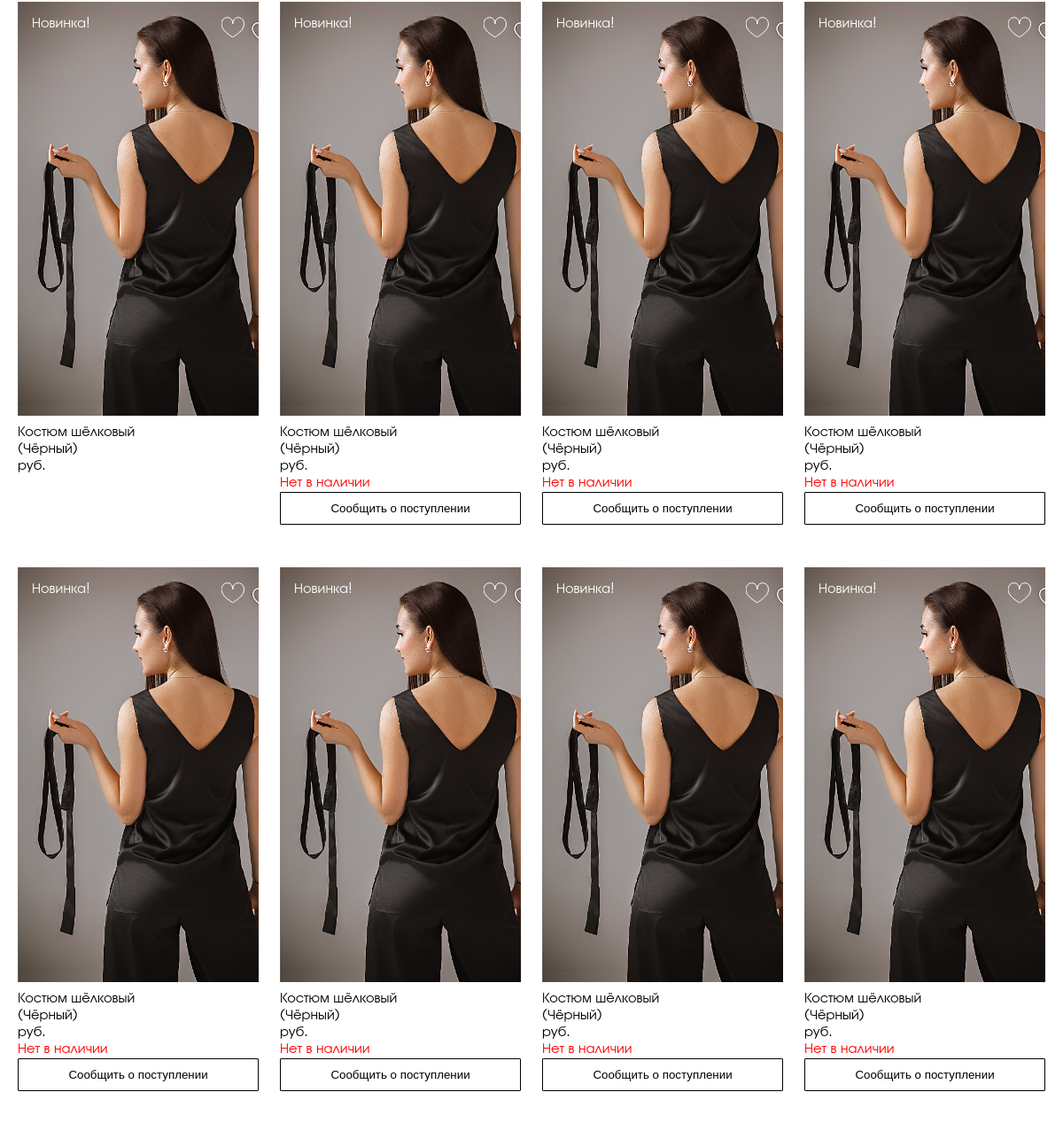
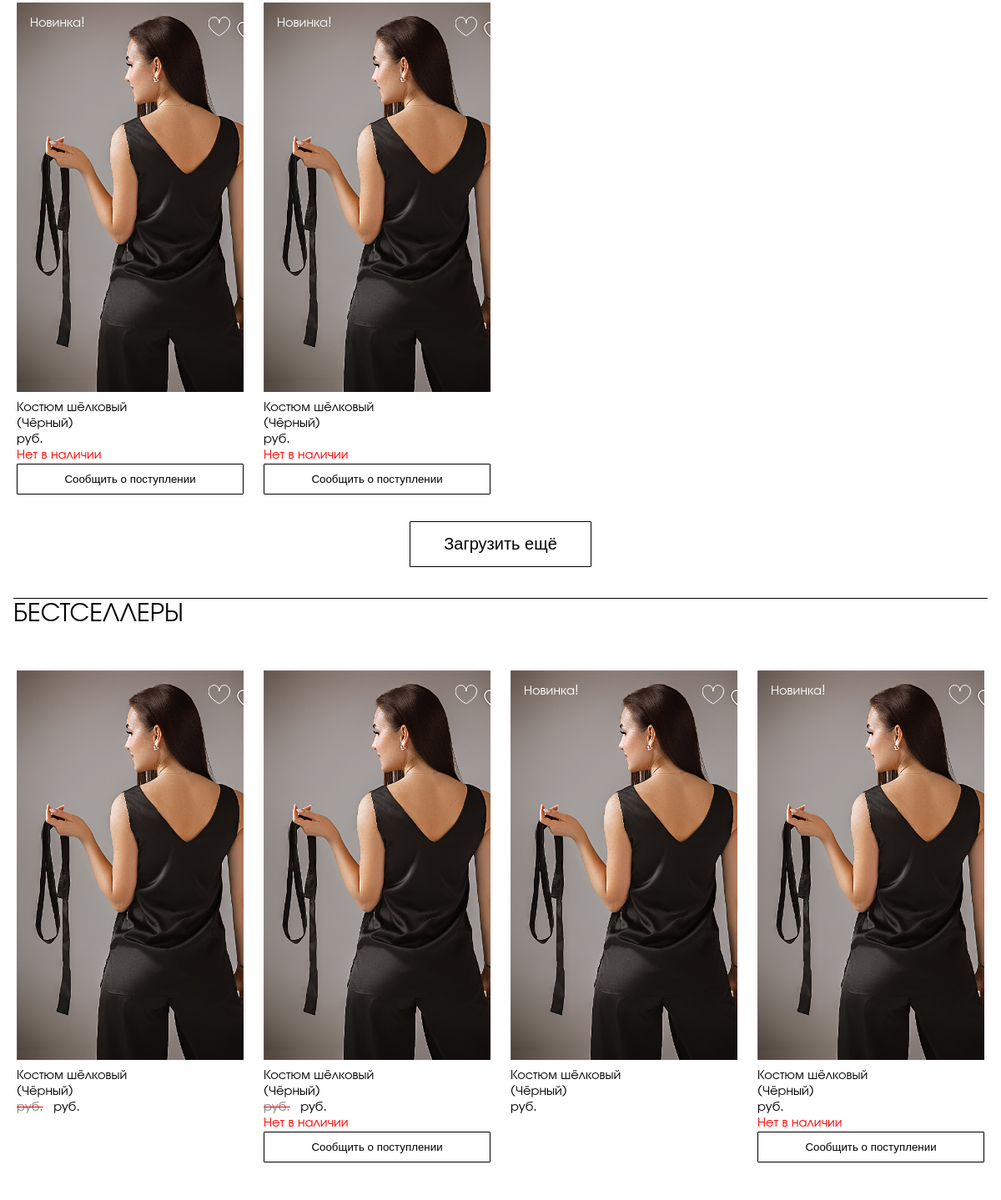
/lms/ (middle part), run on an earlier commit of the app's database (2 pictures, top to bottom).
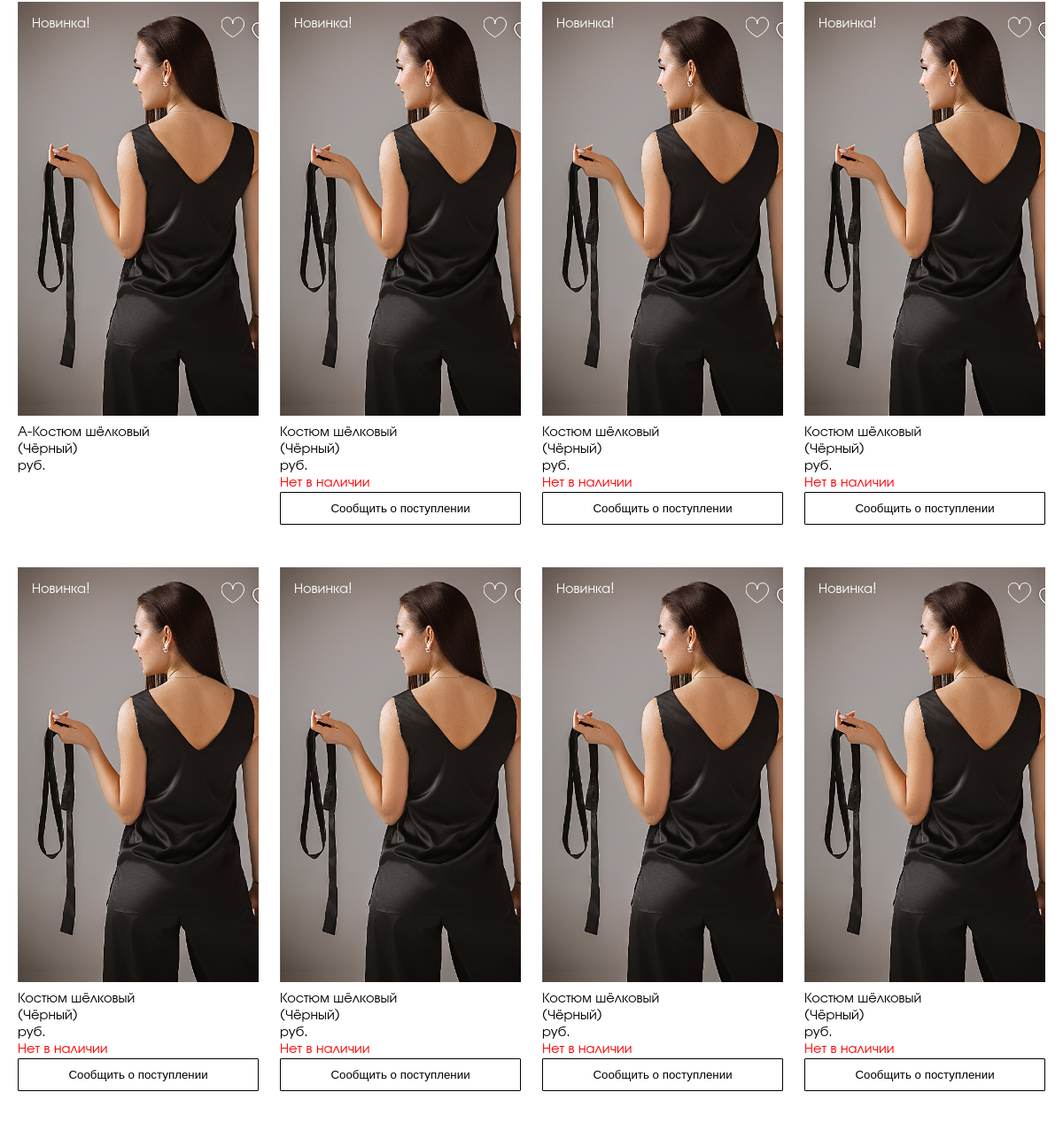
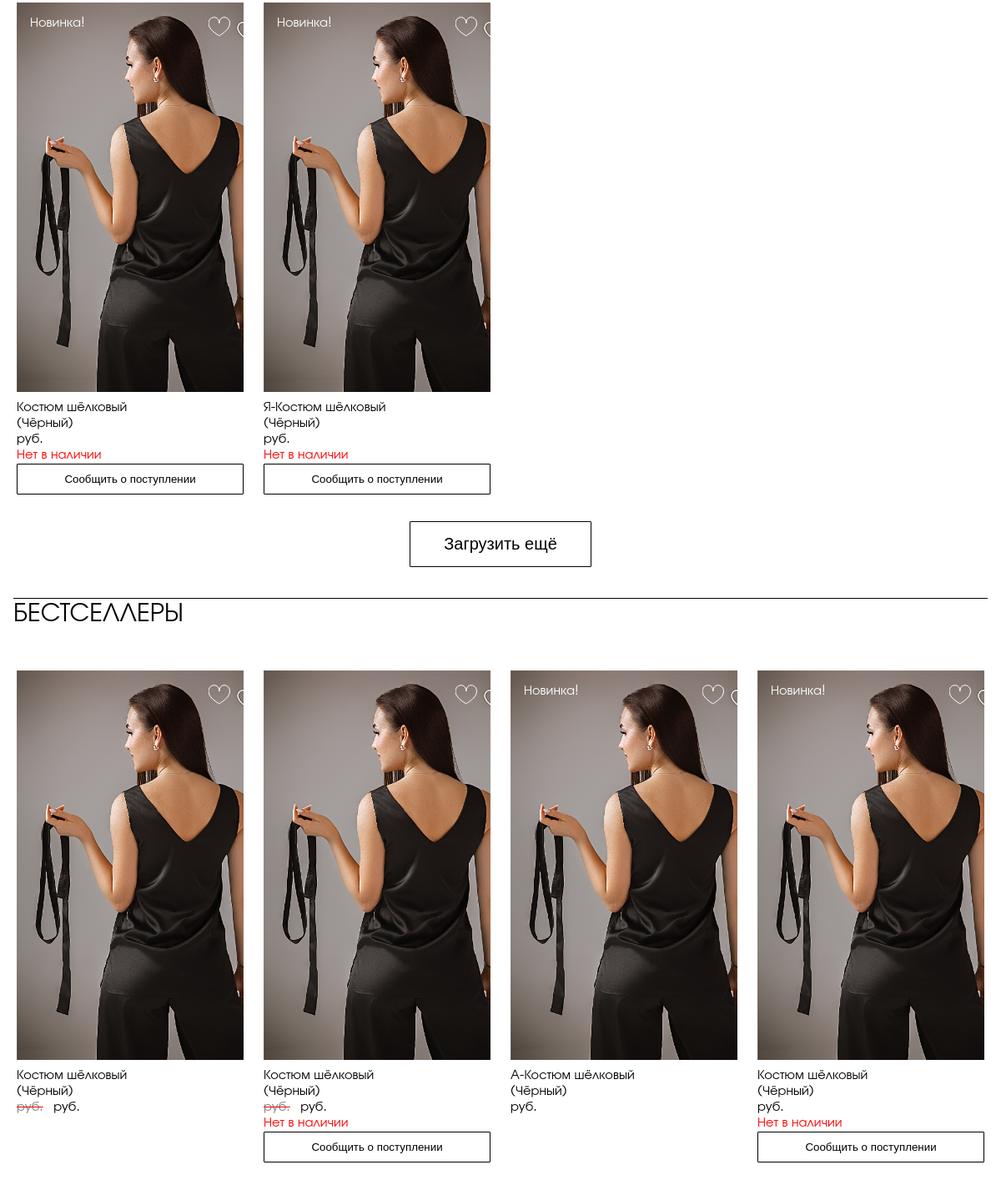
And on a later commit of the database (2 pictures, top to bottom).
### lms/models.py (models this page shows, shortened)
class DbItem(models.Model):
    created_at = models.DateTimeField(auto_now_add=True)
    updated_at = models.DateTimeField(auto_now=True)
    class Meta:
        abstract: bool = True

class Product(DbItem):
    article = models.CharField(primary_key=True, max_length=100)                                            # внутренний артикул
    title = models.CharField(max_length=500)                                                                # название
    description = models.TextField(null=True, blank=True)                                                   # описание
    color = models.CharField(max_length=250, null=True, blank=True)                                         # цвет
    actual_price = MoneyField(max_digits=14, decimal_places=2, default_currency='RUR')                      # цена
    old_price = MoneyField(max_digits=14, decimal_places=2, default_currency='RUR', null=True, blank=True)  # старая цена (до акции), null -- нет акции
    sales_quantity = models.BigIntegerField(default=0)                                                      # количество продаж
    published_at = models.DateTimeField(null=True, blank=True, default=timezone.now)                        # время публикации(опубликован, если published_at < now())
    slug = models.SlugField(unique=True, max_length=200)                                                    # слаг
    categories = models.ManyToManyField(Category, related_name="products")                                  # категории
    class PublishedManager(models.Manager):
        def get_queryset(self):
            return super().get_queryset().exclude(published_at=None).filter(published_at__lte=timezone.now())
    class BestsellersManager(PublishedManager):
        def get_queryset(self):
            return super().get_queryset().order_by('-sales_quantity')
    objects = models.Manager()
    published = PublishedManager()
    bestsellers = BestsellersManager()
    images: QuerySet                                                                            # -- Just for IDE syntax analyzer --
    sizes: QuerySet
    attributes: QuerySet
    orders: QuerySet
    class Meta:
        ordering = ["published_at"]
        indexes = [models.Index(fields=["title"])]
    @property
    def primary_image(self):
        query = self.images.filter(primary=True)
        return query.first() if query.exists() else None
    @property
    def in_stock(self):
        return self.sizes.filter(quantity__gt=0).exists()
    @property
    def novelty(self):
        return (datetime.now().date() - self.published_at.date()).days < 30 if self.published_at else False;

class Image(DbItem):
    primary = models.BooleanField()                                                             # основное изображение?
    image = models.ImageField(upload_to='products/%Y/%m/%d')                                    # картинка
    product = models.ForeignKey(Product, related_name="images", on_delete=models.CASCADE)       # товар
    class PrimariesManager(models.Manager):
        def get_queryset(self):
            return super().get_queryset().filter(primary=True)
    objects = models.Manager()
    primaries = PrimariesManager()

### lms/views.py (the view, shortened to what this page needs)
# urls.py: path('', IndexView.as_view(), name='index'),
class IndexView(View):
    page_size = 10
    default_order = 'novelties-first'
    ordering = {
        default_order: ("Порядок: по умолчанию", lambda q: q.order_by('-published_at')),
        'price-asc': ("Цена: по возрастанию", lambda q: q.order_by('actual_price')),
        'price-dsc': ("Цена: по убыванию", lambda q: q.order_by('-actual_price')),
        'title-asc': ("Название: А-Я", lambda q: q.order_by('title')),
        'title-dsc': ("Название: Я-А", lambda q: q.order_by('-title')),
    }
    @staticmethod
    def get(request, *_, **__):
        page = request.GET.get('page')
        order = request.GET.get('order')
        order = order if order in IndexView.ordering else IndexView.default_order
        products = IndexView.ordering[order][1](Product.published.all())
        bestsellers = Product.bestsellers.all()
        pd_pgn = Paginator(products, IndexView.page_size)
        bs_pgn = Paginator(bestsellers, IndexView.page_size)
        favorites = CustomerInfo(request).favorites
        if not page:
            return render(request, 'lms/index.html', {
                'page_title': "Главная",
                'products': pd_pgn.page(1),
                'bestsellers': bs_pgn.page(1),
                'product_pages': pd_pgn.num_pages,
                'bestseller_pages': bs_pgn.num_pages,
                'order': order,
                'order_variants': {order_value: order_item[0] for order_value, order_item in IndexView.ordering.items()},
                'favorites': favorites,
                'form': ShortCustomerInfoForm(),
            })

### customerinfo/customerinfo.py (called while the page is built)
    def _get_or_create_item(self, key, builder, save=False):
        try:
            result = self._info[key]
        except KeyError:
            result = self._info[key] = builder()
            if save:
                self.save()
        return result

    def _get_or_create_favorites(self):
        return self._get_or_create_item("favorites", list)

    @property
    def favorites(self):
        return set(self._get_or_create_favorites())

### lms/templates/lms/index.html (shortened to what this page needs)
{% extends "lms/std_page.html" %}
{% load static %}
{% load custom_tags %}
{% block page_content %}
{% include "lms/include/catalogue-type-A.html" with title="Каталог" pages=product_pages kind="pd" variants=order_variants selector_id="order-selector" %}
{% include "lms/include/catalogue-type-A.html" with products=bestsellers title="Бестселлеры" pages=bestseller_pages kind="bs" %}
{% endblock %}

### lms/templates/lms/std_page.html (shortened to what this page needs)
{% extends "lms/base.html" %}
{% load static %}

### lms/templates/lms/base.html (shortened to what this page needs)
<!DOCTYPE html>
{% load static %}
<html>
<head>
  <link href="{% static "css/lms.css" %}" rel="stylesheet">
</head>
<body>
  <div class="content">
    <main class="page">
      {% block page_content %}
      {% endblock %}
    </main>
  </div>
</body>
</html>

### lms/templates/lms/include/ad-block.html (shortened to what this page needs)
{% load static %}

### lms/templates/lms/include/catalogue-type-A.html (shortened to what this page needs)
{% if variants %}
<h1 class="with-selector">
    <span>{{title}}</span>
    <div class="selector-container">
        {% include "lms/include/selector.html" %}
    </div>
</h1>
{% else %}
<h1>{{title}}</h1>
{% endif %}
<div id="{{kind}}-list" class="catalogue">{% include "lms/include/product-list-type-A.html" %}</div>
{% if pages > 1 %}
<div class="toolbar"><button id="{{kind}}-upd-btn" class="medium" onclick="{{kind}}_update();">Загрузить ещё</button></div>
{% endif %}

### lms/templates/lms/include/product-list-type-A.html
{% for product in products %}
<div>
{% include "lms/include/product-card-type-A.html" %}
</div>
{% endfor %}

### lms/templates/lms/include/product-card-type-A.html
{% load thumbnail %}
<figure>
  {% with product.primary_image as img %}
  {% if img %}
  <div class="p-card-a" style="background-image: url('{% thumbnail img.image 220x0 %}');">
    {% if product.novelty %}
    <label class="white">Новинка!</label>
    {% endif %}
    {% if product.article in favorites %}
    {% include "lms/include/heart.html" with checked="checked" %}
    {% else %}
    {% include "lms/include/heart.html" with checked="unchecked" %}
    {% endif %}
  </div>
  {% else %}
  <div class="p-card-a">
    <h3>Изображение отсутствует</h3>
  </div>
  {% endif %}
  {% endwith %}
  <figcaption>
    {{product.title}}<br/>
    ({{product.color|default:"цвет не указан"}})<br/>
    {% if product.old_price %}<span class="old_price">{{product.old_price.amount}} руб.</span>{% endif %}{{product.actual_price.amount}} руб.<br/>
    {% if not product.in_stock %}<span class="red">Нет в наличии<br/></span><button class="w-100" onclick="notify_delivery('{{product.article}}')">Сообщить о поступлении</button>{% endif %}
  </figcaption>
</figure>

### lms/templates/lms/include/heart.html (shortened to what this page needs)
<label class="heart">
</label>

### lms/static/css/lms.css (style rules this page uses)
:root { --LeadingHeight: 3rem; --FooterHeight: 3rem; --DefPadding: 1em; --Fonts: 'URW Gothic', helvetica, sans-serif; --ZixContent: 10; --ZixLeading: 20; --ZixPanels: 30; --ZixTop: 40; --CatItemWidth: 17rem; --HeartSize: 1.6rem; }
body, aside, .content, .leading { margin: 0; padding: 0; font-family: var(--Fonts); }
.content { z-index: var(--ZixContent); position: static; left: 0; right: 0; display: flex; flex-flow: column; }
main.page { padding: var(--DefPadding) }
.catalogue { display: grid; grid-template-columns: repeat(auto-fit, minmax(var(--CatItemWidth), 1fr)); gap: var(--DefPadding); }
.catalogue > * { display: flex; flex-flow: column; place-items: center; }
.catalogue > * > * { max-width: calc(var(--CatItemWidth)); min-width: calc(var(--CatItemWidth)); }
.p-card-a { display: flex; flex-flow: row; background-size: cover; background-repeat: no-repeat; max-height: calc(var(--CatItemWidth) * 1.6); min-height: calc(var(--CatItemWidth) * 1.6); padding: var(--DefPadding) }
.heart { margin-left: auto; max-height: calc(1.2 * var(--HeartSize)); }
input[type="checkbox"] ~ svg { min-height: var(--HeartSize); min-width: var(--HeartSize); stroke: white; cursor: pointer; }
input[type="checkbox"]:not(:checked) ~ svg { fill: none; }
figcaption { margin-top: 10px; }
h1 { font-weight:normal; border-top:1px solid black; padding:0 0 10px 0; }
h1, h2, h3, h4, h5, h6 { text-transform: uppercase; }
.old_price { text-decoration: line-through red; color: gray; margin-right: 0.5rem; }
.toolbar { background: none; display: flex; flex-flow: column; place-items: center; padding: var(--DefPadding) }
.white { color: white; }
.red { color: red; }
.w-100 { width: 100%; }
button, input[type="submit"] { border: solid black thin; border-radius: 1px; color: black; background: none; box-shadow: none; padding: calc(0.75 * var(--DefPadding)) calc(2 * var(--DefPadding)); cursor: pointer; text-decoration: none; }
button.medium, input[type="submit"].medium { font-size: 1.25rem; }

What changed in the data, as far as the page shows it:
changed Product: title "Костюм шёлковый" → "А-Костюм шёлковый"
changed Product: title "Костюм шёлковый" → "Я-Костюм шёлковый"
